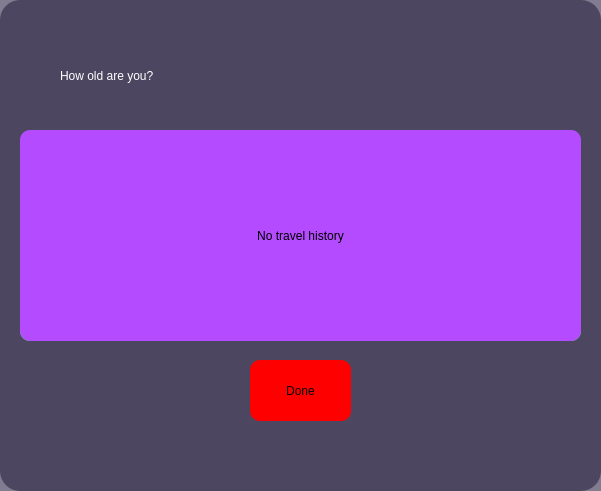
   <widget class="QWidget" name="widget_5" native="true">
    <property name="geometry">
     <rect>
      <x>350</x>
      <y>120</y>
      <width>601</width>
      <height>491</height>
     </rect>
    </property>
    <property name="styleSheet">
     <string notr="true">border-width:2px;
border-radius:20px;
background-color: qlineargradient(spread:pad, x1:0, y1:0, x2:1, y2:0, stop:1 rgba(40, 33, 64, 150));
</string>
    </property>
    <widget class="QLabel" name="question">
     <property name="geometry">
      <rect>
       <x>60</x>
       <y>40</y>
       <width>391</width>
       <height>71</height>
      </rect>
     </property>
     <property name="styleSheet">
      <string notr="true">
font: 75 24pt &quot;Ubuntu&quot;;
color: rgb(255, 255, 255);
background-color: qlineargradient(spread:pad, x1:0, y1:0, x2:1, y2:0, stop:1 rgba(0, 0, 0, 0));</string>
     </property>
     <property name="text">
      <string>How old are you?</string>
     </property>
    </widget>
    <widget class="QLineEdit" name="lineEdit">
     <property name="geometry">
      <rect>
       <x>80</x>
       <y>180</y>
       <width>221</width>
       <height>71</height>
      </rect>
     </property>
     <property name="styleSheet">
      <string notr="true">border-width:2px;
border-radius:30px;
color:rgb(255, 70, 119);
background-color: qlineargradient(spread:pad, x1:0, y1:0, x2:1, y2:0, stop:1 rgba(226, 226, 226, 255));
font: 18pt &quot;Ubuntu&quot;;</string>
     </property>
     <property name="text">
      <string/>
     </property>
    </widget>
    <widget class="QPushButton" name="pushButton_13">
     <property name="geometry">
      <rect>
       <x>340</x>
       <y>190</y>
       <width>151</width>
       <height>61</height>
      </rect>
     </property>
     <property name="styleSheet">
      <string notr="true">font: 75 20pt &quot;Ubuntu&quot;;
border-radius:10px;
background-color: qlineargradient(spread:pad, x1:0, y1:0, x2:1, y2:0, stop:1 rgba(255, 70, 119, 255));</string>
     </property>
     <property name="text">
      <string>Start</string>
     </property>
    </widget>
    <widget class="QPushButton" name="a">
     <property name="geometry">
      <rect>
       <x>180</x>
       <y>190</y>
       <width>111</width>
       <height>61</height>
      </rect>
     </property>
     <property name="styleSheet">
      <string notr="true">font: 75 20pt &quot;Ubuntu&quot;;
border-radius:10px;
background-color: qlineargradient(spread:pad, x1:0, y1:0, x2:1, y2:0, stop:1 rgba(0, 255, 0, 255));
</string>
     </property>
     <property name="text">
      <string>Normal</string>
     </property>
    </widget>
    <widget class="QPushButton" name="b">
     <property name="geometry">
      <rect>
       <x>310</x>
       <y>190</y>
       <width>101</width>
       <height>61</height>
      </rect>
     </property>
     <property name="styleSheet">
      <string notr="true">font: 75 20pt &quot;Ubuntu&quot;;
border-radius:10px;
background-color: qlineargradient(spread:pad, x1:0, y1:0, x2:1, y2:0, stop:1 rgba(255, 85, 0, 255));
</string>
     </property>
     <property name="text">
      <string>Fever</string>
     </property>
    </widget>
    <widget class="QPushButton" name="c">
     <property name="geometry">
      <rect>
       <x>430</x>
       <y>190</y>
       <width>151</width>
       <height>61</height>
      </rect>
     </property>
     <property name="styleSheet">
      <string notr="true">font: 75 20pt &quot;Ubuntu&quot;;
border-radius:10px;
background-color: qlineargradient(spread:pad, x1:0, y1:0, x2:1, y2:0, stop:1 rgba(255, 0, 0, 255));
</string>
     </property>
     <property name="text">
      <string>High Fever</string>
     </property>
    </widget>
    <widget class="QPushButton" name="d">
     <property name="geometry">
      <rect>
       <x>20</x>
       <y>190</y>
       <width>141</width>
       <height>61</height>
      </rect>
     </property>
     <property name="styleSheet">
      <string notr="true">font: 75 20pt &quot;Ubuntu&quot;;
border-radius:10px;
background-color: qlineargradient(spread:pad, x1:0, y1:0, x2:1, y2:0, stop:1 rgba(146, 166, 16, 255));
</string>
     </property>
     <property name="text">
      <string>Unaware</string>
     </property>
    </widget>
    <widget class="QPushButton" name="s">
     <property name="geometry">
      <rect>
       <x>30</x>
       <y>140</y>
       <width>141</width>
       <height>61</height>
      </rect>
     </property>
     <property name="styleSheet">
      <string notr="true">font: 75 20pt &quot;Ubuntu&quot;;
border-radius:10px;
background-color: qlineargradient(spread:pad, x1:0, y1:0, x2:1, y2:0, stop:1 rgba(255, 85, 0, 255));
</string>
     </property>
     <property name="text">
      <string>Dry Cough</string>
     </property>
    </widget>
    <widget class="QPushButton" name="s3">
     <property name="geometry">
      <rect>
       <x>30</x>
       <y>210</y>
       <width>421</width>
       <height>61</height>
      </rect>
     </property>
     <property name="styleSheet">
      <string notr="true">font: 75 20pt &quot;Ubuntu&quot;;
border-radius:10px;
background-color: qlineargradient(spread:pad, x1:0, y1:0, x2:1, y2:0, stop:1 rgba(255, 85, 0, 255));
</string>
     </property>
     <property name="text">
      <string>Loss or diminished sense of smell</string>
     </property>
    </widget>
    <widget class="QPushButton" name="s2">
     <property name="geometry">
      <rect>
       <x>180</x>
       <y>140</y>
       <width>181</width>
       <height>61</height>
      </rect>
     </property>
     <property name="styleSheet">
      <string notr="true">font: 75 20pt &quot;Ubuntu&quot;;
border-radius:10px;
background-color: qlineargradient(spread:pad, x1:0, y1:0, x2:1, y2:0, stop:1 rgba(255, 85, 0, 255));
</string>
     </property>
     <property name="text">
      <string>Sore Throat</string>
     </property>
    </widget>
    <widget class="QPushButton" name="s6">
     <property name="geometry">
      <rect>
       <x>370</x>
       <y>140</y>
       <width>191</width>
       <height>61</height>
      </rect>
     </property>
     <property name="styleSheet">
      <string notr="true">font: 75 20pt &quot;Ubuntu&quot;;
border-radius:10px;
background-color: qlineargradient(spread:pad, x1:0, y1:0, x2:1, y2:0, stop:1 rgba(255, 85, 0, 255));
</string>
     </property>
     <property name="text">
      <string>Weakness</string>
     </property>
    </widget>
    <widget class="QPushButton" name="s4">
     <property name="geometry">
      <rect>
       <x>30</x>
       <y>280</y>
       <width>421</width>
       <height>61</height>
      </rect>
     </property>
     <property name="styleSheet">
      <string notr="true">font: 75 20pt &quot;Ubuntu&quot;;
border-radius:10px;
background-color: qlineargradient(spread:pad, x1:0, y1:0, x2:1, y2:0, stop:1 rgba(255, 85, 0, 255));
</string>
     </property>
     <property name="text">
      <string>Change in Apetite</string>
     </property>
    </widget>
    <widget class="QPushButton" name="s5">
     <property name="geometry">
      <rect>
       <x>460</x>
       <y>210</y>
       <width>101</width>
       <height>131</height>
      </rect>
     </property>
     <property name="styleSheet">
      <string notr="true">font: 75 20pt &quot;Ubuntu&quot;;
border-radius:10px;
background-color: qlineargradient(spread:pad, x1:0, y1:0, x2:1, y2:0, stop:1 rgba(255, 0, 0, 255));
</string>
     </property>
     <property name="text">
      <string>Done</string>
     </property>
    </widget>
    <widget class="QPushButton" name="sy1">
     <property name="geometry">
      <rect>
       <x>30</x>
       <y>280</y>
       <width>321</width>
       <height>61</height>
      </rect>
     </property>
     <property name="styleSheet">
      <string notr="true">font: 75 20pt &quot;Ubuntu&quot;;
border-radius:10px;
background-color: qlineargradient(spread:pad, x1:0, y1:0, x2:1, y2:0, stop:1 rgba(146, 166, 16, 255));
</string>
     </property>
     <property name="text">
      <string>Moderate/Severe Cough</string>
     </property>
    </widget>
    <widget class="QPushButton" name="sy2">
     <property name="geometry">
      <rect>
       <x>30</x>
       <y>210</y>
       <width>281</width>
       <height>61</height>
      </rect>
     </property>
     <property name="styleSheet">
      <string notr="true">font: 75 20pt &quot;Ubuntu&quot;;
border-radius:10px;
background-color: qlineargradient(spread:pad, x1:0, y1:0, x2:1, y2:0, stop:1 rgba(146, 166, 16, 255));
</string>
     </property>
     <property name="text">
      <string>Breathing difficulties</string>
     </property>
    </widget>
    <widget class="QPushButton" name="sy3">
     <property name="geometry">
      <rect>
       <x>370</x>
       <y>280</y>
       <width>191</width>
       <height>61</height>
      </rect>
     </property>
     <property name="styleSheet">
      <string notr="true">font: 75 20pt &quot;Ubuntu&quot;;
border-radius:10px;
background-color: qlineargradient(spread:pad, x1:0, y1:0, x2:1, y2:0, stop:1 rgba(146, 166, 16, 255));
</string>
     </property>
     <property name="text">
      <string>Drowsiness</string>
     </property>
    </widget>
    <widget class="QPushButton" name="sy5">
     <property name="geometry">
      <rect>
       <x>30</x>
       <y>140</y>
       <width>531</width>
       <height>61</height>
      </rect>
     </property>
     <property name="styleSheet">
      <string notr="true">font: 75 20pt &quot;Ubuntu&quot;;
border-radius:10px;
background-color: qlineargradient(spread:pad, x1:0, y1:0, x2:1, y2:0, stop:1 rgba(146, 166, 16, 255));
</string>
     </property>
     <property name="text">
      <string>Persistant pain and pressure in chest</string>
     </property>
    </widget>
    <widget class="QPushButton" name="sy4">
     <property name="geometry">
      <rect>
       <x>320</x>
       <y>210</y>
       <width>241</width>
       <height>61</height>
      </rect>
     </property>
     <property name="styleSheet">
      <string notr="true">font: 75 20pt &quot;Ubuntu&quot;;
border-radius:10px;
background-color: qlineargradient(spread:pad, x1:0, y1:0, x2:1, y2:0, stop:1 rgba(146, 166, 16, 255));
</string>
     </property>
     <property name="text">
      <string>Severe Weakness</string>
     </property>
    </widget>
    <widget class="QPushButton" name="sy6">
     <property name="geometry">
      <rect>
       <x>250</x>
       <y>360</y>
       <width>101</width>
       <height>61</height>
      </rect>
     </property>
     <property name="styleSheet">
      <string notr="true">font: 75 20pt &quot;Ubuntu&quot;;
border-radius:10px;
background-color: qlineargradient(spread:pad, x1:0, y1:0, x2:1, y2:0, stop:1 rgba(255, 0, 0, 255));
</string>
     </property>
     <property name="text">
      <string>Done</string>
     </property>
    </widget>
    <widget class="QPushButton" name="sm1">
     <property name="geometry">
      <rect>
       <x>50</x>
       <y>170</y>
       <width>221</width>
       <height>101</height>
      </rect>
     </property>
     <property name="styleSheet">
      <string notr="true">font: 75 31pt &quot;Ubuntu&quot;;
border-radius:10px;
background-color: qlineargradient(spread:pad, x1:0, y1:0, x2:1, y2:0, stop:1 rgba(255, 0, 0, 255));
</string>
     </property>
     <property name="text">
      <string>Yes</string>
     </property>
    </widget>
    <widget class="QPushButton" name="sm2">
     <property name="geometry">
      <rect>
       <x>300</x>
       <y>170</y>
       <width>221</width>
       <height>91</height>
      </rect>
     </property>
     <property name="styleSheet">
      <string notr="true">font: 75 31pt &quot;Ubuntu&quot;;
border-radius:10px;
background-color: qlineargradient(spread:pad, x1:0, y1:0, x2:1, y2:0, stop:1 rgba(146, 166, 16, 255));
</string>
     </property>
     <property name="text">
      <string>NO</string>
     </property>
    </widget>
    <widget class="QPushButton" name="t1">
     <property name="geometry">
      <rect>
       <x>20</x>
       <y>140</y>
       <width>561</width>
       <height>61</height>
      </rect>
     </property>
     <property name="styleSheet">
      <string notr="true">font: 75 16pt &quot;Ubuntu&quot;;
color: rgb(0, 0, 0);
border-radius:10px;
background-color: qlineargradient(spread:pad, x1:0, y1:0, x2:1, y2:0, stop:1 rgba(44, 255, 58, 255));
</string>
     </property>
     <property name="text">
      <string>No travel history</string>
     </property>
    </widget>
    <widget class="QPushButton" name="t2">
     <property name="geometry">
      <rect>
       <x>20</x>
       <y>210</y>
       <width>561</width>
       <height>61</height>
      </rect>
     </property>
     <property name="styleSheet">
      <string notr="true">font: 75 16pt &quot;Ubuntu&quot;;
color: rgb(0, 0, 0);
border-radius:10px;
background-color: qlineargradient(spread:pad, x1:0, y1:0, x2:1, y2:0, stop:1 rgba(44, 255, 58, 255));
</string>
     </property>
     <property name="text">
      <string>History of travel in affected areas  in last 14 days</string>
     </property>
    </widget>
    <widget class="QPushButton" name="t3">
     <property name="geometry">
      <rect>
       <x>20</x>
       <y>280</y>
       <width>561</width>
       <height>61</height>
      </rect>
     </property>
     <property name="styleSheet">
      <string notr="true">font: 75 14pt &quot;Ubuntu&quot;;
color: rgb(0, 0, 0);
border-radius:10px;
background-color: qlineargradient(spread:pad, x1:0, y1:0, x2:1, y2:0, stop:1 rgba(44, 255, 58, 255));
</string>
     </property>
     <property name="text">
      <string>Close contact with a person with cough and fever in last 14 days</string>
     </property>
    </widget>
    <widget class="QPushButton" name="tep">
     <property name="geometry">
      <rect>
       <x>20</x>
       <y>130</y>
       <width>561</width>
       <height>211</height>
      </rect>
     </property>
     <property name="styleSheet">
      <string notr="true">font: 75 35pt &quot;Ubuntu&quot;;
color: rgb(0, 0, 0);
border-radius:10px;
background-color: qlineargradient(spread:pad, x1:0, y1:0, x2:1, y2:0, stop:1 rgba(180, 75, 255, 255));

</string>
     </property>
     <property name="text">
      <string>No travel history</string>
     </property>
    </widget>
   </widget>
